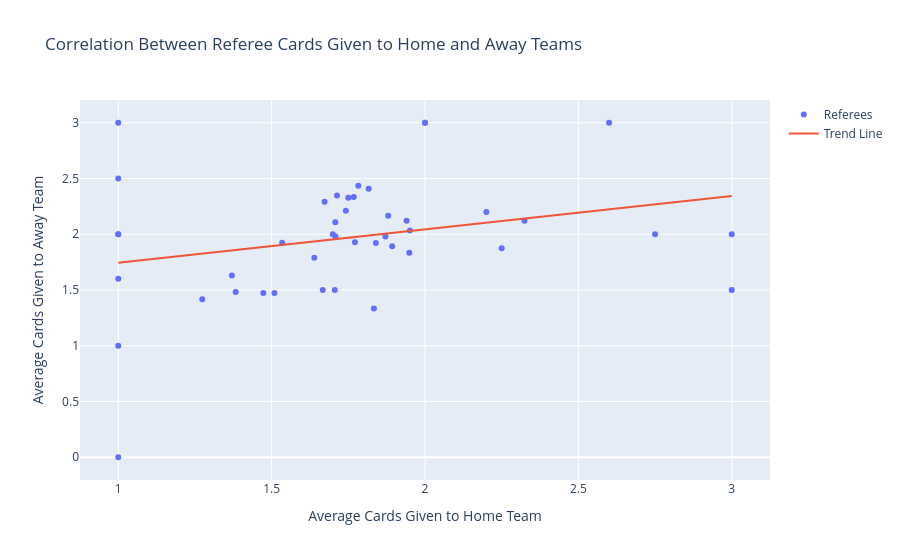

The notebook cell this image was saved under:
### Code cell
import numpy as np
import plotly.graph_objects as go

x = referee_cards["Home_Cards"]
y = referee_cards["Away_Cards"]

slope, intercept = np.polyfit(x, y, 1)

fig = go.Figure()

fig.add_trace(go.Scatter(
    x=x,
    y=y,
    mode="markers",
    text=referee_cards["Referee"],
    hovertemplate="%{text}<br>Home Cards: %{x:.2f}<br>Away Cards: %{y:.2f}<extra></extra>",
    name="Referees"
))

fig.add_trace(go.Scatter(
    x=x,
    y=slope * x + intercept,
    mode="lines",
    name="Trend Line"
))

fig.update_layout(
    title="Correlation Between Referee Cards Given to Home and Away Teams",
    xaxis_title="Average Cards Given to Home Team",
    yaxis_title="Average Cards Given to Away Team"
)

fig.show()

### Figure 1 — Plotly figure (JSON) as saved in the notebook; plotly's stock layout.template omitted (floating-point values rounded to 4 significant figures)
{"data": [{"hovertemplate": "%{text}<br>Home Cards: %{x:.2f}<br>Away Cards: %{y:.2f}<extra></extra>", "mode": "markers", "name": "Referees", "text": ["A Kitchen", "A Madley", "A Marriner", "A Moss", "A Taylor", "C Kavanagh", "C Pawson", "D Bond", "D Coote", "D England", "D Webb", "F Hallam", "G Scott", "J Brooks", "J Gillett", "J Gillett ", "J Moss", "J Smith", "K Friend", "K Kavanagh", "L Mason", "L Smith", "M Atkinson", "M Dean", "M Donohue", "M Oliver", "M Salisbury", "O Langford", "O Oliver", "P Bankes", "P Tierney", "R Jones", "R Madley", "R Welch", "S Allison", "S Attwell", "S Barrott", "S Hooper", "S Scott", "S Singh", "T Bramall", "T Harrington", "T Kirk", "T Robinson"], "type": "scatter", "x": [1.833, 1.534, 1.383, 1, 1.84, 1.699, 1.871, 1.783, 1.94, 1.768, 1, 1, 1.509, 2.324, 1.893, 1, 1.473, 2.25, 1.706, 1, 1.37, 2.2, 1.274, 1.949, 2.6, 1.639, 1.951, 1, 3, 1.713, 1.771, 1.673, 2, 3, 2.75, 1.88, 1.742, 1.708, 1, 2, 1.75, 1.708, 1.667, 1.816], "y": [1.333, 1.924, 1.481, 3, 1.922, 2, 1.981, 2.435, 2.12, 2.333, 2.5, 1.6, 1.473, 2.122, 1.893, 1, 1.473, 1.875, 1.5, 2, 1.63, 2.2, 1.417, 1.833, 3, 1.789, 2.033, 0, 2, 2.348, 1.929, 2.291, 3, 1.5, 2, 2.167, 2.21, 2.108, 2, 3, 2.327, 1.979, 1.5, 2.408]}, {"mode": "lines", "name": "Trend Line", "type": "scatter", "x": [1.833, 1.534, 1.383, 1, 1.84, 1.699, 1.871, 1.783, 1.94, 1.768, 1, 1, 1.509, 2.324, 1.893, 1, 1.473, 2.25, 1.706, 1, 1.37, 2.2, 1.274, 1.949, 2.6, 1.639, 1.951, 1, 3, 1.713, 1.771, 1.673, 2, 3, 2.75, 1.88, 1.742, 1.708, 1, 2, 1.75, 1.708, 1.667, 1.816], "y": [1.994, 1.905, 1.859, 1.745, 1.996, 1.954, 2.005, 1.979, 2.026, 1.974, 1.745, 1.745, 1.897, 2.141, 2.012, 1.745, 1.886, 2.119, 1.956, 1.745, 1.855, 2.104, 1.827, 2.029, 2.224, 1.936, 2.029, 1.745, 2.343, 1.958, 1.976, 1.946, 2.044, 2.343, 2.269, 2.008, 1.967, 1.956, 1.745, 2.044, 1.969, 1.957, 1.944, 1.989]}], "layout": {"title": {"text": "Correlation Between Referee Cards Given to Home and Away Teams"}, "xaxis": {"title": {"text": "Average Cards Given to Home Team"}}, "yaxis": {"title": {"text": "Average Cards Given to Away Team"}}}}
